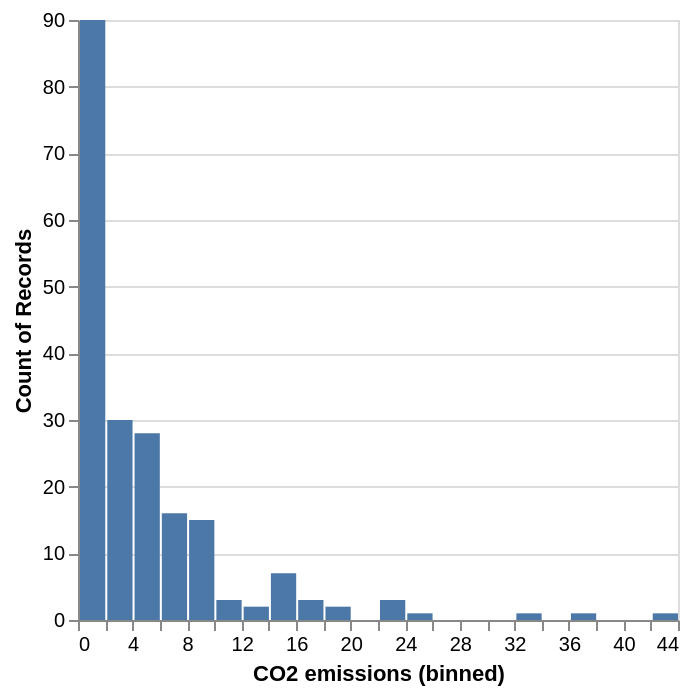

This figure's notebook cell:
### Markdown cell above
A média é consideravelmente maior que a mediana, o que aponta para uma distribuição assimétrica à direita. Vamos verificar o gráfico.

### Code cell
alt.Chart(emissaoco2).mark_bar().encode(
    alt.X("CO2 emissions:Q", bin=alt.Bin(step=2)),
    y='count()'
)

### Figure 1 — Vega-Lite specification as saved in the notebook (floating-point values rounded to 4 significant figures; data arrays with more than 128 entries replaced by an {"elided": "..."} marker saying what was removed)
{"config": {"view": {"continuousWidth": 300, "continuousHeight": 300}}, "data": {"name": "data-1a0a20206350221450f03cd8200f3a11"}, "mark": {"type": "bar"}, "encoding": {"x": {"bin": {"step": 2}, "field": "CO2 emissions", "type": "quantitative"}, "y": {"aggregate": "count", "type": "quantitative"}}, "$schema": "https://vega.github.io/schema/vega-lite/v6.4.1.json", "datasets": {"data-1a0a20206350221450f03cd8200f3a11": {"elided": "203 records"}}}
